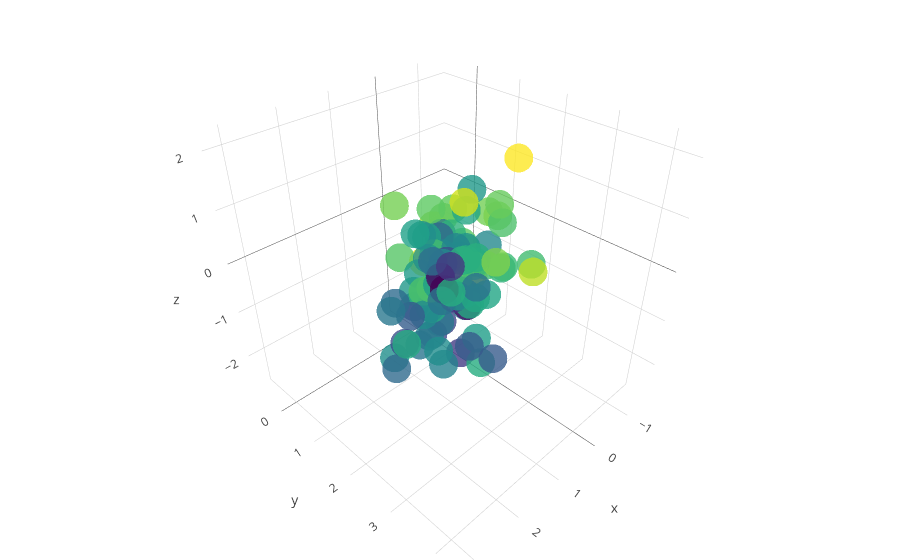

The cell this chart's notebook holds for it:
### Code cell
#Fit PCA 3D
orig=sdata_3d
(means_3d, eigvals_3d, eigvecs_3d) = f_pca_fit(orig)
print('means: \n', means_3d)
print('eigenvalues: \n', eigvals_3d)
print('eigenvectors: \n', eigvecs_3d)

#Transform
transformed_data_3d = f_pca_transform(orig, means_3d, eigvals_3d, eigvecs_3d, k=2)

#Transform back
untransformed_data_3d = f_pca_inversetransform(transformed_data_3d, eigvecs_3d, means_3d)

#Plots
f_plot3d(orig)
_ = f_plot([transformed_data_3d], ['transformed_data_3d'])
